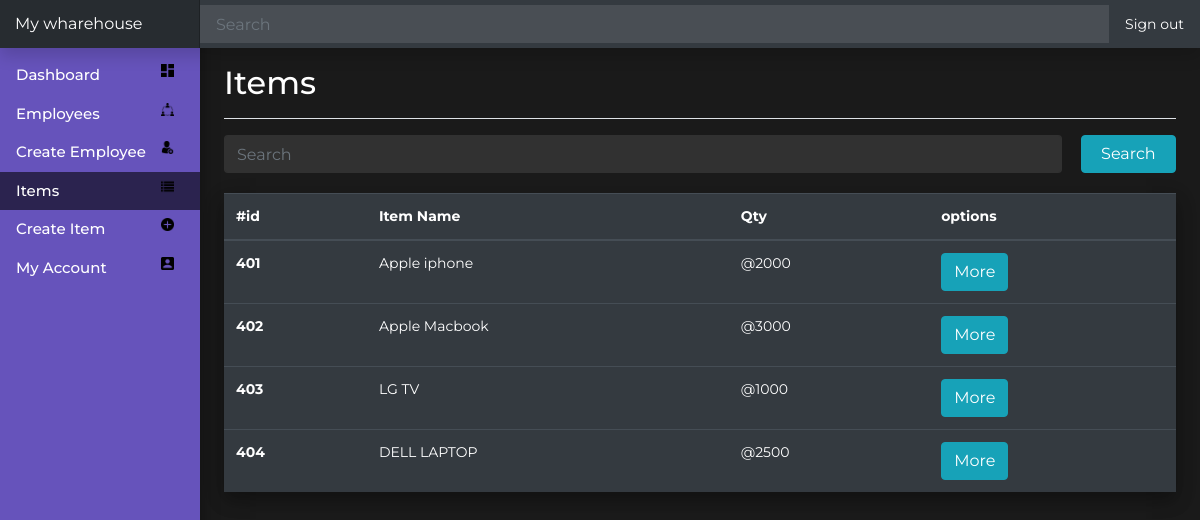
The app's page /PAGES/Admin/Items.php (signed in) with its own data.
### tables this page shows
CREATE TABLE `items` (
  `id` int(11) NOT NULL,
  `fk_aid` int(11) NOT NULL,
  `name` varchar(244) NOT NULL,
  `location` varchar(244) NOT NULL,
  `qty` varchar(255) DEFAULT NULL,
  `description` varchar(255) DEFAULT NULL
);

### PAGES/Admin/Items.php (the view, shortened to what this page needs)
<!doctype html>
<?php
     include_once('../../INC/db.inc.php');
  ?>
<html lang="en">
  <head>
<link href="/docs/4.2/dist/css/bootstrap.min.css" rel="stylesheet">
<link href="/docs/4.2/dist/css/bootstrap.min.css" rel="stylesheet">
<link rel="stylesheet" href="https://stackpath.bootstrapcdn.com/bootstrap/4.2.1/css/bootstrap.min.css">
    <link href="../../STYLES/Home.css" rel="stylesheet">
    <link href="../../STYLES/GLOBAL.css" rel="stylesheet">
  </head>
  <body>
    <nav class="navbar navbar-dark fixed-top bg-dark flex-md-nowrap p-0 shadow">
  <a class="navbar-brand col-sm-3 col-md-2 mr-0" href="Home.php"><?php   echo $_SESSION['whname']; ?></a>
  <input class="form-control form-control-dark w-100" type="text" placeholder="Search" aria-label="Search">
  <ul class="navbar-nav px-3">
    <li class="nav-item text-nowrap">
      <a class="nav-link Signout" href="../../INC/Signout.inc.php">Sign out</a>
    </li>
  </ul>
</nav>
<div class="container-fluid">
  <div class="row">
    <nav class="col-md-2 d-none d-md-block bg-light sidebar">
      <div class="sidebar-sticky">
        <ul class="nav flex-column">
          <li class="nav-item NAV_ITEM">
            <a style="color:white;" class="nav-link" href="Home.php">
              <img src="../../images/icons/dashboard.png" class="icon">Dashboard
            </a>
          </li>
          <li class="nav-item NAV_ITEM">
            <a class="nav-link" href="Employees.php">
            <img src="../../images/icons/group.png" class="icon">Employees
            </a>
          </li>
          <li class="nav-item NAV_ITEM">
            <a class="nav-link" href="CreateEmployee.php">
            <img src="../../images/icons/new-user.png" class="icon">Create Employee
            </a>
          </li>
          <li class="nav-item NAV_ITEM SELECTED">
            <a class="nav-link" href="Items.php">
            <img src="../../images/icons/items.png" class="icon">Items
            </a>
          </li>
          <li class="nav-item NAV_ITEM">
            <a class="nav-link" href="CreateItem.php">
            <img src="../../images/icons/plus.png" class="icon">Create Item
            </a>
          </li>
          <li class="nav-item NAV_ITEM">
            <a class="nav-link" href="Myaccount.php">
              <img src="../../images/icons/account.png" class="icon">My Account
            </a>
          </li>
        </ul>
    </nav>
    <main role="main" class="col-md-9 ml-sm-auto col-lg-10 px-4">
      <div class="d-flex justify-content-between flex-wrap flex-md-nowrap align-items-center pt-3 pb-2 mb-3 border-bottom">
        <h1 class="h2">Items</h1>
      </div>
      <form class="">
      <input class="form-control form-control-dark w-100 SEARCH_BAR" type="text" placeholder="Search" aria-label="Search">
      <button type="button" class="SEABTN btn btn-info">Search</button>
     </form>
      <table class="table table-dark box_shadow">
  <thead>
    <tr>
      <th scope="col">#id</th>
      <th scope="col">Item Name</th>
      <th scope="col">Qty</th>
      <th scope="col">options</th>
    </tr>
  </thead>
  <tbody>
  <?php
     $fk_aid = $_SESSION['id'];
     $res = mysqli_query($conn,"SELECT * FROM items  WHERE fk_aid = '$fk_aid' ");
   if(mysqli_num_rows($res) > 0 ){
    while($row = mysqli_fetch_assoc($res)) {
    echo   '
     <tr>
      <th scope="row">'.$row["id"].'</th>
      <td>'.$row["name"].'</td>
      <td>@'.$row["qty"].'</td>
      <td><a href="#YOULINK#?id='.$row["id"].'"><button type="button" class="btn btn-info">More</button></a> </td>
      </tr>
    ' ;
    }
  }
     ?>
  </tbody>
</table>
        <script src="dashboard.js"></script></body>
</html>

### STYLES/Home.css (style rules this page uses)
body { font-size: .875rem; font-family: 'Montserrat', sans-serif; background-color: #1a1a1a; color: white; }
.SEARCH_BAR { position: relative; width: 88% !important; margin-right: 2%; margin-bottom: 20px; float: left; }
.SEABTN { position: relative; width: 10%; float: left; }
.box_shadow { box-shadow:0 10px 16px 0 rgba(0,0,0,0.2),0 6px 20px 0 rgba(0,0,0,0.19) }
.NAV_ITEM { -webkit-transition: background-color 500ms ease-out; -moz-transition: background-color 500ms ease-out; -o-transition: background-color 500ms ease-out; transition: background-color 500ms ease-out; }
.Signout { color: white !important; -webkit-transition: background-color 1000ms ease-out; -moz-transition: background-color 1000ms ease-out; -o-transition: background-color 1000ms ease-out; transition: background-color 1000ms ease-out; }
.sidebar { position: fixed; top: 0; bottom: 0; left: 0; z-index: 100; padding: 48px 0 0; box-shadow: 0 10px 16px 0 rgba(0,0,0,0.2),0 6px 20px 0 rgba(0,0,0,0.19); }
.sidebar-sticky { position: relative; top: 0; height: calc(100vh - 48px); padding-top: .5rem; overflow-x: hidden; overflow-y: auto; background-color: #6653bb; color: white; }
.sidebar .nav-link { font-weight: 500; font-size: 15px; color: rgb(255, 255, 255); }
[role="main"] { padding-top: 133px; }
@media (min-width: 768px) { [role="main"] { padding-top: 48px; } }
.navbar-brand { padding-top: .75rem; padding-bottom: .75rem; font-size: 1rem; background-color: rgba(0, 0, 0, .25); box-shadow: inset -1px 0 0 rgba(0, 0, 0, .25); }
.navbar .form-control { padding: .75rem 1rem; border-width: 0; border-radius: 0; }
.form-control-dark { color: #fff; background-color: rgba(255, 255, 255, .1); border-color: rgba(255, 255, 255, .1); }
.icon { position: relative; float: right; width: 8%; top: 25%; margin-right: 10px; }

### STYLES/GLOBAL.css (style rules this page uses)
.SELECTED { background-color: rgba(0, 0, 0, 0.575); }
.box_shadow { box-shadow:0 10px 16px 0 rgba(0,0,0,0.2),0 6px 20px 0 rgba(0,0,0,0.19) }

### records on screen
items: id "401", name "Apple iphone", qty "2000"
items: id "402", name "Apple Macbook", qty "3000"
items: id "403", name "LG TV", qty "1000"
items: id "404", name "DELL LAPTOP", qty "2500"

### other values on screen
$_SESSION['whname'] "My wharehouse"
